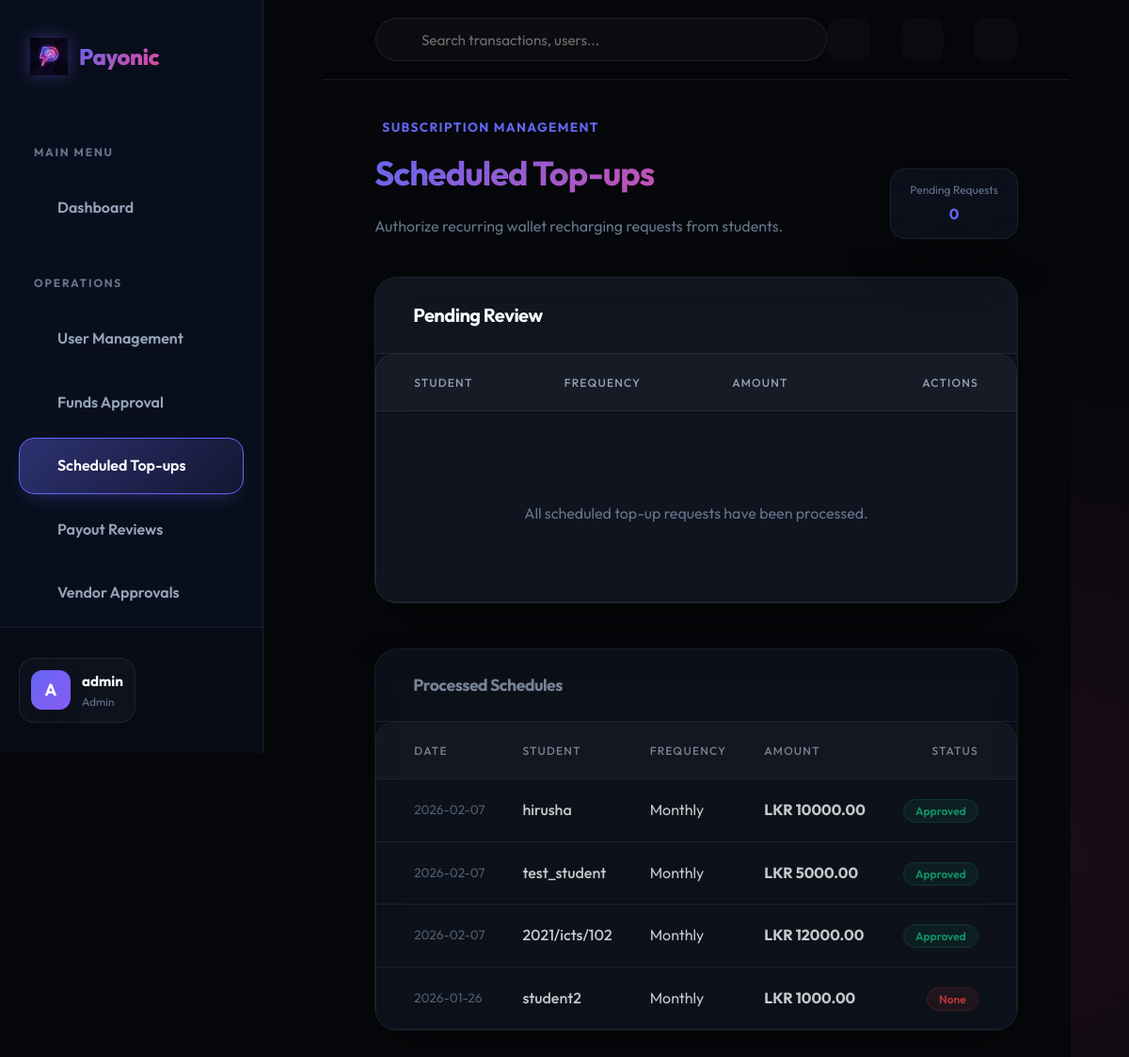
The app's page /admin/scheduled-topups (signed in) with its own data.
### app/models.py (models this page shows, shortened)
class User(UserMixin, db.Model):
    id = db.Column(db.Integer, primary_key=True)
    username = db.Column(db.String(64), index=True, unique=True, nullable=False)
    email = db.Column(db.String(120), index=True, unique=True, nullable=False)
    password_hash = db.Column(db.String(128))
    role = db.Column(db.String(20), nullable=False)  # student, vendor, admin
    is_active_user = db.Column(db.Boolean, default=True)
    phone_number = db.Column(db.String(20))
    registration_number = db.Column(db.String(50)) # For students
    student_id = db.Column(db.String(20)) # Internal ID
    vendor_name = db.Column(db.String(100)) # For vendors
    business_name = db.Column(db.String(100)) # For vendors
    business_type = db.Column(db.String(50)) # For vendors
    is_approved_vendor = db.Column(db.Boolean, default=False)
    profile_pic = db.Column(db.String(255))
    merchant_id = db.Column(db.String(50), unique=True)
    bank_name = db.Column(db.String(100))
    account_number = db.Column(db.String(50))
    account_holder_name = db.Column(db.String(100))
    wallet = db.relationship('Wallet', backref='owner', uselist=False, lazy=True)
    sent_transactions = db.relationship('Transaction', foreign_keys='Transaction.sender_id', backref='sender', lazy='dynamic')
    received_transactions = db.relationship('Transaction', foreign_keys='Transaction.receiver_id', backref='receiver', lazy='dynamic')
    qr_codes = db.relationship('QRCode', backref='vendor', lazy='dynamic')
    payout_requests = db.relationship('PayoutRequest', foreign_keys='PayoutRequest.vendor_id', backref='vendor', lazy='dynamic')
    two_factor_enabled = db.Column(db.Boolean, default=False)
    otp_secret = db.Column(db.String(32))
    low_balance_threshold = db.Column(db.Float, default=100.0) # LKR
    refund_requests = db.relationship('RefundRequest', foreign_keys='RefundRequest.user_id', backref='requester', lazy='dynamic')
    budgets = db.relationship('Budget', backref='user', lazy='dynamic')
    created_bills = db.relationship('SplitBill', backref='creator', lazy='dynamic')
    split_participations = db.relationship('SplitBillParticipant', backref='user', lazy='dynamic')
    notifications = db.relationship('Notification', backref='user', lazy='dynamic')
    @property
    def is_active(self):
        return self.is_active_user
    @property
    def unread_notification_count(self):
        return self.notifications.filter_by(is_read=False).count()

class ScheduledTopup(db.Model):
    id = db.Column(db.Integer, primary_key=True)
    user_id = db.Column(db.Integer, db.ForeignKey('user.id'), nullable=False)
    amount = db.Column(db.Float, nullable=False)
    frequency = db.Column(db.String(20), default='monthly') # monthly, weekly
    next_run_date = db.Column(db.DateTime, default=datetime.utcnow)
    is_active = db.Column(db.Boolean, default=True)
    status = db.Column(db.String(20), default='pending') # pending, approved, rejected
    created_at = db.Column(db.DateTime, default=datetime.utcnow)
    reviewed_at = db.Column(db.DateTime)
    reviewed_by = db.Column(db.Integer, db.ForeignKey('user.id'), nullable=True)
    user = db.relationship('User', foreign_keys=[user_id], backref='scheduled_topups')
    reviewer = db.relationship('User', foreign_keys=[reviewed_by])

### app/admin/routes.py (the view)
@bp.route('/scheduled-topups')
@login_required
def manage_scheduled_topups():
    if current_user.role != 'admin':
        return redirect(url_for('main.index'))
    pending_schedules = ScheduledTopup.query.filter_by(status='pending').order_by(ScheduledTopup.created_at.desc()).all()
    all_schedules = ScheduledTopup.query.order_by(ScheduledTopup.created_at.desc()).limit(50).all()
    return render_template('admin/scheduled_topups.html',
                           title='Scheduled Top-ups',
                           pending_schedules=pending_schedules,
                           all_schedules=all_schedules)

### app/models.py (called while the page is built)
@login.user_loader
def load_user(id):
    return User.query.get(int(id))

### app/templates/admin/scheduled_topups.html (shortened to what this page needs)
{% extends "base.html" %}
{% block content %}
<div class="animate-fade-in">
    <div style="display: flex; justify-content: space-between; align-items: flex-end; margin-bottom: 2.5rem;">
        <div>
            <div
                style="display: flex; align-items: center; gap: 0.5rem; color: var(--primary); font-weight: 700; font-size: 0.85rem; text-transform: uppercase; letter-spacing: 0.1em; margin-bottom: 0.5rem;">
                 Subscription Management
            </div>
            <h1 class="text-gradient" style="font-size: 2.25rem;">Scheduled Top-ups</h1>
            <p style="color: var(--text-dim);">Authorize recurring wallet recharging requests from students.</p>
        </div>
        <div class="glass-panel" style="padding: 0.75rem 1.25rem; border-radius: 1rem;">
            <div style="font-size: 0.75rem; color: var(--text-dim); margin-bottom: 0.25rem;">Pending Requests</div>
            <div style="font-weight: 700; color: var(--primary); text-align: center;">{{ pending_schedules|length }}
            </div>
        </div>
    </div>
    <div class="glass-panel" style="margin-bottom: 3rem; overflow: hidden; padding: 0;">
        <div
            style="padding: 1.5rem 2.5rem; border-bottom: 1px solid var(--border); background: rgba(255,255,255,0.02);">
            <h3 style="margin: 0; font-size: 1.25rem;">Pending Review</h3>
        </div>
        <div class="table-container">
            <table style="width: 100%;">
                <thead>
                    <tr>
                        <th style="padding-left: 2.5rem;">Student</th>
                        <th>Frequency</th>
                        <th>Amount</th>
                        <th style="text-align: right; padding-right: 2.5rem;">Actions</th>
                    </tr>
                </thead>
                <tbody>
                    {% for s in pending_schedules %}
                    <tr>
                        <td style="padding-left: 2.5rem;">
                            <div style="font-weight: 700; color: white;">{{ s.user.username }}</div>
                            <div style="font-size: 0.75rem; color: var(--text-dim);">Wallet Bal: LKR {{
                                "{:.2f}".format(s.user.wallet.balance) }}</div>
                        </td>
                        <td>
                            <div style="display: flex; align-items: center; gap: 0.5rem;">
                                <span class="badge-pill"
                                    style="background: rgba(99, 102, 241, 0.1); color: var(--primary); text-transform: capitalize;">
                                    {{ s.frequency }}
                                </span>
                            </div>
                        </td>
                        <td>
                            <div style="font-weight: 800; color: white; font-size: 1.1rem;">LKR {{
                                "{:.2f}".format(s.amount) }}</div>
                        </td>
                        <td style="text-align: right; padding-right: 2.5rem;">
                            <div style="display: flex; gap: 0.75rem; justify-content: flex-end;">
                                <form action="{{ url_for('admin.approve_scheduled_topup', id=s.id) }}" method="post"
                                    style="display: inline;">
                                    <button type="submit" class="btn btn-primary"
                                        style="background: var(--success); padding: 0.5rem 1.25rem; font-size: 0.85rem;">
                                        Approve
                                    </button>
                                </form>
                                <form action="{{ url_for('admin.reject_scheduled_topup', id=s.id) }}" method="post"
                                    style="display: inline;">
                                    <button type="submit" class="btn"
                                        style="background: rgba(239, 68, 68, 0.1); color: #f87171; border: 1px solid rgba(239, 68, 68, 0.2); padding: 0.5rem 1.25rem; font-size: 0.85rem;">
                                        Reject
                                    </button>
                                </form>
                            </div>
                        </td>
                    </tr>
                    {% else %}
                    <tr>
                        <td colspan="4" style="text-align: center; padding: 5rem; color: var(--text-dim);">
                            All scheduled top-up requests have been processed.
                        </td>
                    </tr>
                    {% endfor %}
                </tbody>
            </table>
        </div>
    </div>
    <div class="glass-panel" style="overflow: hidden; padding: 0; opacity: 0.8;">
        <div
            style="padding: 1.5rem 2.5rem; border-bottom: 1px solid var(--border); background: rgba(255,255,255,0.01);">
            <h3 style="margin: 0; font-size: 1.1rem; color: var(--text-muted);">Processed Schedules</h3>
        </div>
        <div class="table-container">
            <table style="width: 100%;">
                <thead>
                    <tr>
                        <th style="padding-left: 2.5rem;">Date</th>
                        <th>Student</th>
                        <th>Frequency</th>
                        <th>Amount</th>
                        <th style="text-align: right; padding-right: 2.5rem;">Status</th>
                    </tr>
                </thead>
                <tbody>
                    {% for s in all_schedules if s.status != 'pending' %}
                    <tr>
                        <td style="padding-left: 2.5rem; color: var(--text-dim); font-size: 0.85rem;">{{
                            s.created_at.strftime('%Y-%m-%d') }}</td>
                        <td style="font-weight: 500;">{{ s.user.username }}</td>
                        <td style="text-transform: capitalize;">{{ s.frequency }}</td>
                        <td style="font-weight: 700;">LKR {{ "{:.2f}".format(s.amount) }}</td>
                        <td style="text-align: right; padding-right: 2.5rem;">
                            <span class="badge-pill"
                                style="
                                    background: {{ 'rgba(16, 185, 129, 0.1)' if s.status == 'approved' else 'rgba(239, 68, 68, 0.1)' }};
                                    color: {{ 'var(--success)' if s.status == 'approved' else 'var(--danger)' }};
                                    border: 1px solid {{ 'rgba(16, 185, 129, 0.2)' if s.status == 'approved' else 'rgba(239, 68, 68, 0.2)' }};">
                                {{ s.status|capitalize }}
                            </span>
                        </td>
                    </tr>
                    {% endfor %}
                </tbody>
            </table>
        </div>
    </div>
</div>
{% endblock %}

### app/templates/base.html (shortened to what this page needs)
<!doctype html>
<html lang="en">
<head>
  <link rel="stylesheet" href="{{ url_for('static', filename='css/style.css') }}">
  <link href="https://cdn.jsdelivr.net/npm/remixicon@3.5.0/fonts/remixicon.css" rel="stylesheet">
</head>
<body>
  {% set is_portal = current_user.is_authenticated %}
  <div class="{{ 'portal-layout' if is_portal else 'landing-layout' }}">
    {% if is_portal %}
    <aside class="sidebar">
      <div class="sidebar-brand">
        <a href="{{ url_for('main.index') }}" class="nav-brand">
          <img src="{{ url_for('static', filename='img/payonic_logo.png') }}" alt="Payonic Logo">
          <span class="text-gradient">Payonic</span>
        </a>
      </div>
      <nav class="sidebar-nav">
        <div class="nav-section">Main Menu</div>
        <a href="{{ url_for('main.dashboard' if current_user.role == 'student' else ('vendor.dashboard' if current_user.role == 'vendor' else 'admin.dashboard')) }}"
          class="sidebar-link {{ 'active' if request.endpoint in ['main.dashboard', 'vendor.dashboard', 'admin.dashboard'] }}">
           Dashboard
        </a>
        {% if current_user.role == 'admin' %}
        <div class="nav-section">Operations</div>
        <a href="{{ url_for('admin.users') }}" class="sidebar-link {{ 'active' if request.endpoint == 'admin.users' }}">
           User Management
        </a>
        <a href="{{ url_for('admin.requests') }}"
          class="sidebar-link {{ 'active' if request.endpoint == 'admin.requests' }}">
           Funds Approval
        </a>
        <a href="{{ url_for('admin.manage_scheduled_topups') }}"
          class="sidebar-link {{ 'active' if request.endpoint == 'admin.manage_scheduled_topups' }}">
           Scheduled Top-ups
        </a>
        <a href="{{ url_for('admin.payouts') }}"
          class="sidebar-link {{ 'active' if request.endpoint == 'admin.payouts' }}">
           Payout Reviews
        </a>
        <a href="{{ url_for('admin.pending_vendors') }}"
          class="sidebar-link {{ 'active' if request.endpoint == 'admin.pending_vendors' }}">
           Vendor Approvals
        </a>
        {% endif %}
      </nav>
      <div class="sidebar-footer">
        <div class="user-pill">
          <div class="user-avatar"
            style="overflow: hidden; display: flex; align-items: center; justify-content: center;">
            {% if current_user.profile_pic %}
            <img src="{{ url_for('static', filename=current_user.profile_pic) }}" alt="P"
              style="width: 100%; height: 100%; object-fit: cover;">
            {% else %}
            {{ current_user.username[0]|upper }}
            {% endif %}
          </div>
          <div class="user-info">
            <div class="user-name">{{ current_user.username }}</div>
            <div class="user-role">{{ current_user.role }}</div>
          </div>
        </div>
        <a href="{{ url_for('auth.logout') }}" class="logout-btn" title="Logout">
        </a>
      </div>
    </aside>
    {% endif %}
    <main class="{{ 'main-wrapper' if is_portal else 'landing-main' }}">
      {% if is_portal %}
      <header class="portal-header">
        <div class="header-search">
          <input type="text" placeholder="Search transactions, users...">
        </div>
        <div class="header-actions">
          <a href="{{ url_for('main.notifications') }}" class="action-icon">
          </a>
          <button id="theme-toggle" class="action-icon"
            style="border: none; cursor: pointer; color: var(--text-dim); outline: none;">
          </button>
          <a href="{{ url_for('main.settings') }}" class="action-icon">
          </a>
        </div>
      </header>
      {% endif %}
      <div class="{{ 'portal-content' if is_portal else 'container landing-content' }}">
        {% block content %}{% endblock %}
      </div>
    </main>
  </div>
</body>
</html>

### records on screen
User: username "A", username "admin", role "Admin"
ScheduledTopup: created_at "2026-02-07", user.username "hirusha", frequency "Monthly", amount "10000.00", status "Approved"
ScheduledTopup: created_at "2026-02-07", user.username "test_student", frequency "Monthly", amount "5000.00", status "Approved"
ScheduledTopup: created_at "2026-02-07", user.username "2021/icts/102", frequency "Monthly", amount "12000.00", status "Approved"
ScheduledTopup: created_at "2026-01-26", user.username "student2", frequency "Monthly", amount "1000.00", status "None"

### other values on screen
{{ pending_schedules|length }} "0"
